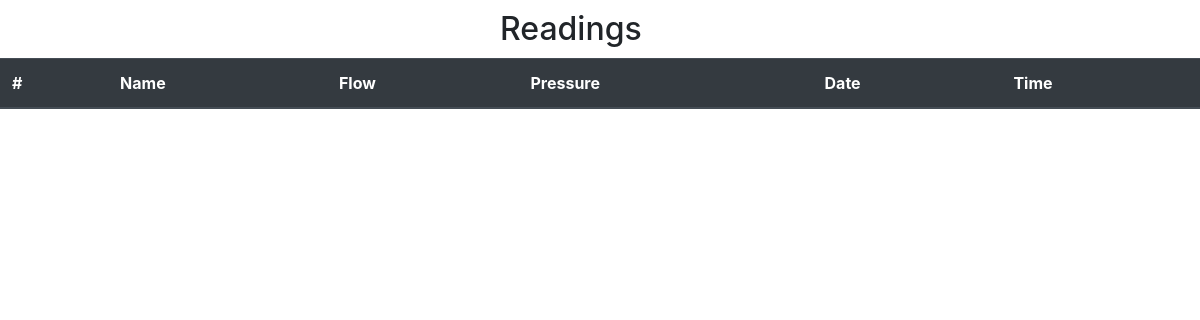
Before: / with the older database file.
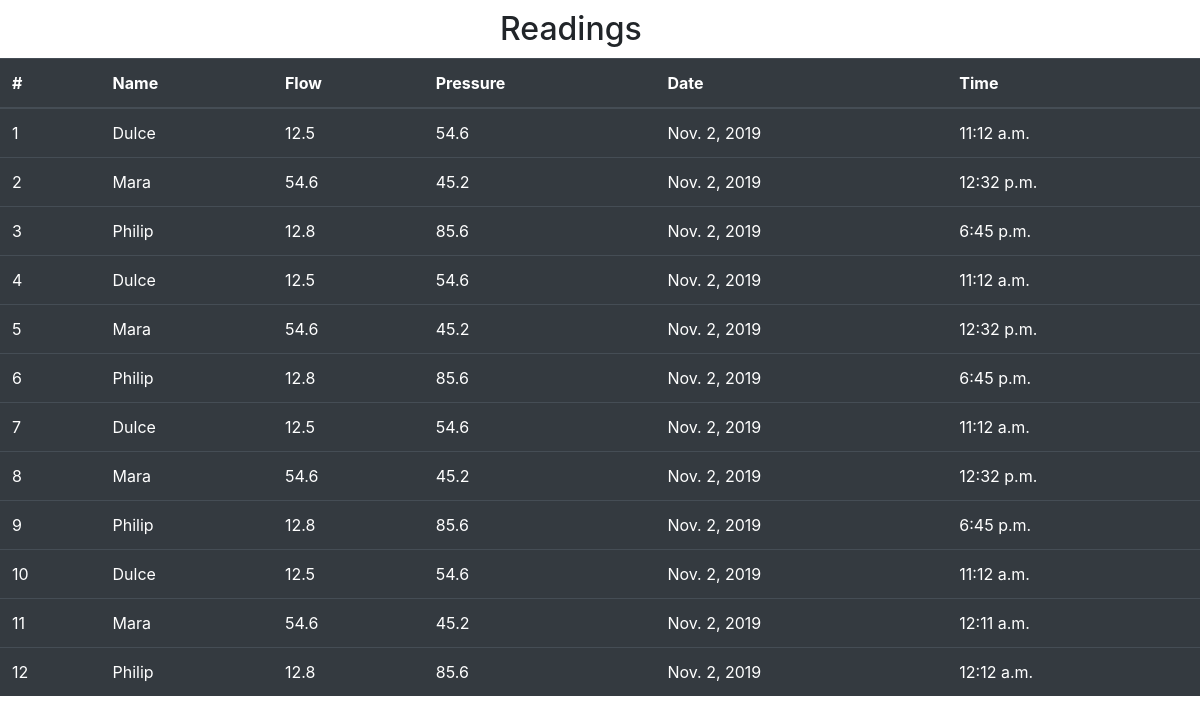
After: the same page with the newer database file.
### mytasks/models.py (models this page shows)
class Detail(models.Model):
    name = models.CharField(max_length=100)
    flow = models.FloatField()
    pressure = models.FloatField()
    created_date = models.DateField()
    created_time = models.TimeField()

### mytasks/views.py (the view)
# urls.py: path('', views.hello),
def hello(request):
    x = 5.0
    data=Detail.objects.all()
    request.session['time']=5.0
    return render(request,'index.html',{'count':Detail.objects.count(),'data':data})

### mytasks/templates/index.html (shortened to what this page needs)
<!DOCTYPE html>
<html lang="en">
<head>
    <link rel="stylesheet" href="https://cdn.jsdelivr.net/npm/bootstrap@4.5.3/dist/css/bootstrap.min.css">
</head>
<body>
    <h2 style="margin-left: 500px;margin-top: 10px;margin-bottom: 10px;" >Readings</h2>
    <table class="table table-dark">
        <thead>
          <tr>
            <th scope="col">#</th>
            <th scope="col">Name</th>
            <th scope="col">Flow</th>
            <th scope="col">Pressure</th>
            <th scope="col">Date</th>
            <th scope="col">Time</th>
          </tr>
        </thead>
        <tbody>
        {%for row in data %}
          <tr>
            <td>{{forloop.counter}}</td>
            <td>{{row.name}}</td>
            <td>{{row.flow}}</td>
            <td>{{row.pressure}}</td>
            <td>{{row.created_date}}</td>
            <td>{{row.created_time}}</td>
        </tr>
          {%endfor%}
        </tbody>
      </table>
</body>
</html>

Changed rows visible on the page:
added Detail: name "Dulce", flow "12.5", pressure "54.6", created_date "Nov. 2, 2019", created_time "11:12 a.m."
added Detail: name "Mara", flow "54.6", pressure "45.2", created_date "Nov. 2, 2019", created_time "12:32 p.m."
added Detail: name "Philip", flow "12.8", pressure "85.6", created_date "Nov. 2, 2019", created_time "6:45 p.m."
added Detail: name "Dulce", flow "12.5", pressure "54.6", created_date "Nov. 2, 2019", created_time "11:12 a.m."
added Detail: name "Mara", flow "54.6", pressure "45.2", created_date "Nov. 2, 2019", created_time "12:32 p.m."
added Detail: name "Philip", flow "12.8", pressure "85.6", created_date "Nov. 2, 2019", created_time "6:45 p.m."
added Detail: name "Dulce", flow "12.5", pressure "54.6", created_date "Nov. 2, 2019", created_time "11:12 a.m."
added Detail: name "Mara", flow "54.6", pressure "45.2", created_date "Nov. 2, 2019", created_time "12:32 p.m."
added Detail: name "Philip", flow "12.8", pressure "85.6", created_date "Nov. 2, 2019", created_time "6:45 p.m."
added Detail: name "Dulce", flow "12.5", pressure "54.6", created_date "Nov. 2, 2019", created_time "11:12 a.m."
added Detail: name "Mara", flow "54.6", pressure "45.2", created_date "Nov. 2, 2019", created_time "12:11 a.m."
added Detail: name "Philip", flow "12.8", pressure "85.6", created_date "Nov. 2, 2019", created_time "12:12 a.m."
